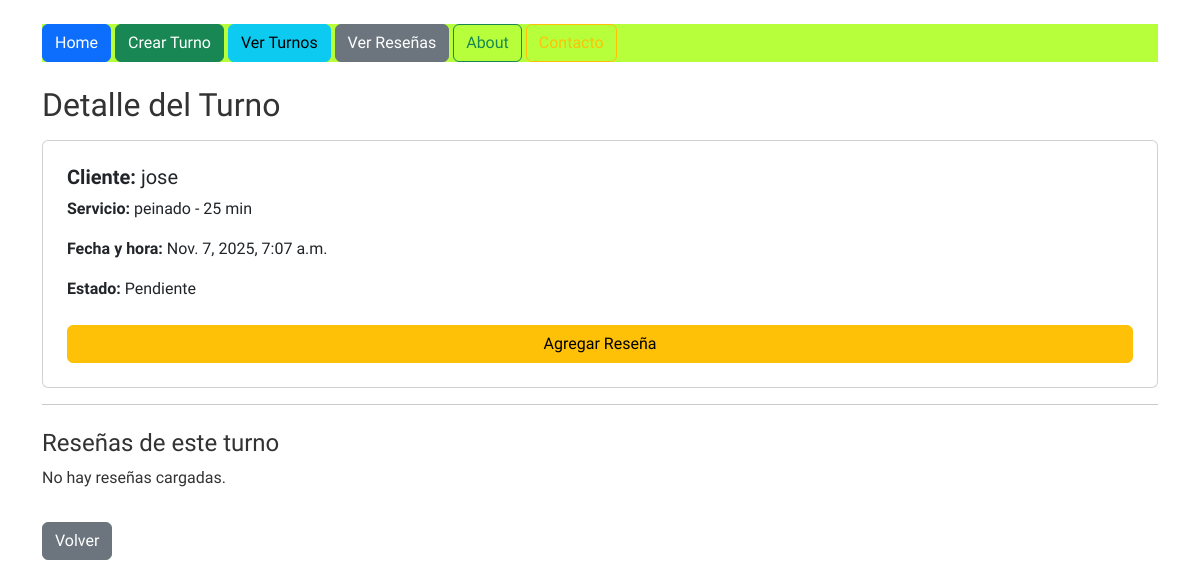
Screenshot of /turnos/turno/5/ with the database file from the repository.
### turnos/models.py (models this page shows, shortened)
class Turno(models.Model):
    ESTADOS = [
        ("PEND", "Pendiente"),
        ("CONF", "Confirmado"),
        ("CANC", "Cancelado"),
    ]
    cliente = models.ForeignKey(Cliente, on_delete=models.PROTECT)
    servicio = models.ForeignKey(Servicio, on_delete=models.PROTECT)
    fecha_hora = models.DateTimeField()
    estado = models.CharField(max_length=4, choices=ESTADOS, default="PEND")
    class Meta:
        ordering = ["-fecha_hora"]

class Cliente(models.Model):
    nombre = models.CharField(max_length=80)
    telefono = models.CharField(max_length=30, blank=True, null=True)
    email = models.EmailField(blank=True, null=True)
    def __str__(self):
        return self.nombre

class Servicio(models.Model):
    nombre = models.CharField(max_length=60, unique=True)
    duracion_minutos = models.PositiveIntegerField(
        validators=[MinValueValidator(5)]
    )
    def __str__(self):
        return f"{self.nombre} - {self.duracion_minutos} min"

### turnos/views.py (the view)
# urls.py: path("turno/<int:turno_id>/", views.detalle_turno, name="detalle_turno"),
def detalle_turno(request, turno_id):
    turno = Turno.objects.get(id=turno_id)
    resenas = turno.reseñas.all()
    return render(request, "turnos/detalle_turno.html", {"turno": turno, "resenas": resenas})

### turnos/templates/turnos/detalle_turno.html
{% extends "turnos/base.html" %}
{% block content %}
<h2>Detalle del Turno</h2>
<div class="card p-4 mt-3">
    <h5><strong>Cliente:</strong> {{ turno.cliente }}</h5>
    <p><strong>Servicio:</strong> {{ turno.servicio }}</p>
    <p><strong>Fecha y hora:</strong> {{ turno.fecha_hora }}</p>
    <p><strong>Estado:</strong> {{ turno.get_estado_display }}</p>
    <a href="{% url 'crear_resena' turno.id %}" class="btn btn-warning mt-2">Agregar Reseña</a>
</div>
<hr>
<h4 class="mt-4">Reseñas de este turno</h4>
{% if resenas %}
    <ul class="list-group mt-2">
        {% for r in resenas %}
            <li class="list-group-item">
                <strong>{{ r.autor }}:</strong> {{ r.texto }} <br>
                <small>{{ r.fecha }}</small>
            </li>
        {% endfor %}
    </ul>
{% else %}
    <p>No hay reseñas cargadas.</p>
{% endif %}
<a href="{% url 'ver_turnos' %}" class="btn btn-secondary mt-3">Volver</a>
{% endblock content %}

### turnos/templates/turnos/base.html (style rules this page uses)
body { font-family: 'Baloo 2', sans-serif; background-color: #FFFFFF; color: #333; }

### rows the page displays
Turno: cliente "jose", servicio "peinado - 25 min", fecha_hora "Nov. 7, 2025, 7:07 a.m.", estado "Pendiente"
